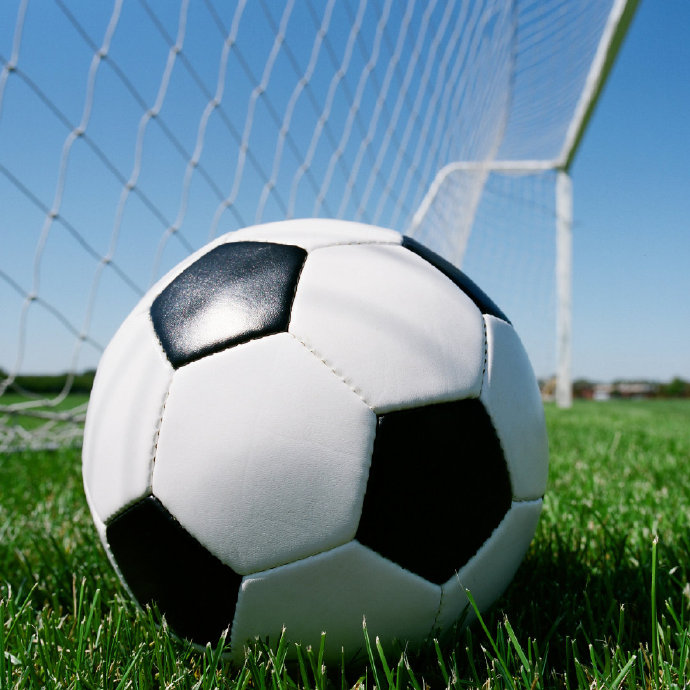
%> input picture 大三上学期/数字图像处理/第一节/zjc/football.jpg, 690 x 690 px
$ octave Untitled7.m   (GNU Octave 9; MATLAB toolbox functions it lacks are replaced by stand-ins)
%> lines starting %> are read from the running program, lines starting %| are printed output that depends on the picture
close all;
clear;
clc;

I = imread('D:\Program Files\Polyspace\R2021a\zjc\football.jpg');
%> I is the input picture: size 690x690x3 uint8; mean R, G, B 105.8, 133.4, 139.5
[a,b,~] = size(I);
%> a = 690; b = 690

% 红通道
R = I;
R(:,:,2:3) = 0;
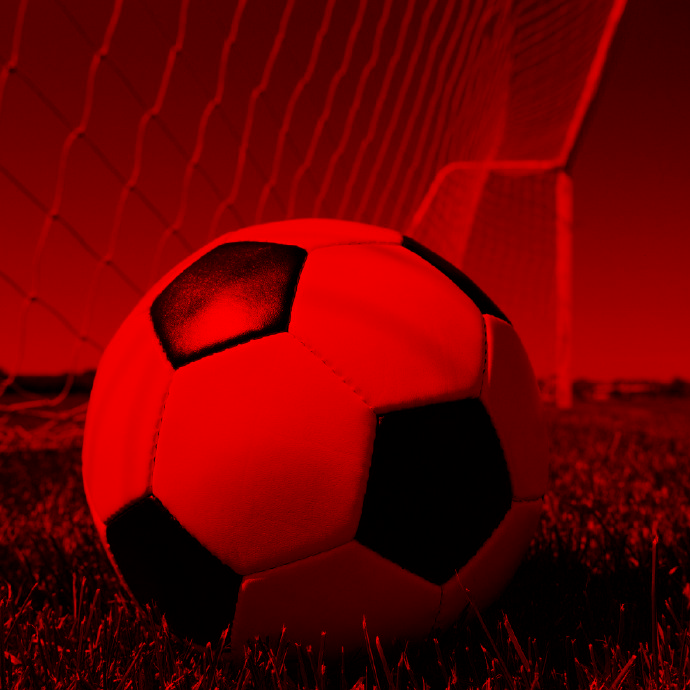
%> R: size 690x690x3 uint8; mean R, G, B 105.8, 0, 0

% 绿通道
G = I;
G(:,:,1) = 0;
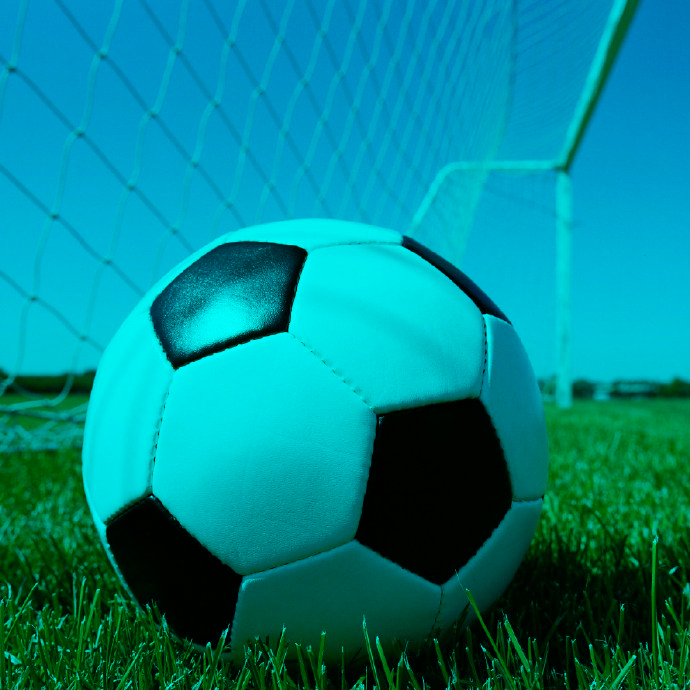
%> G: size 690x690x3 uint8; mean R, G, B 0, 133.4, 139.5
G(:,:,3) = 0;
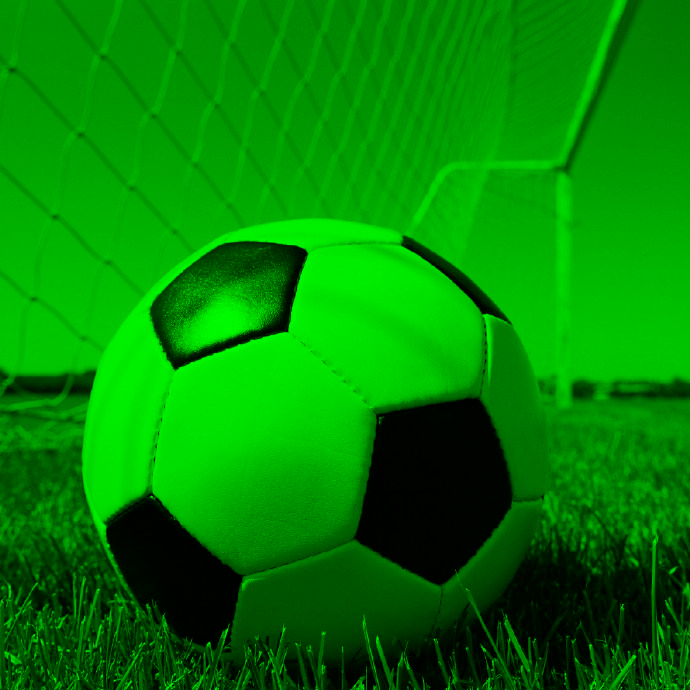
%> G: size 690x690x3 uint8; mean R, G, B 0, 133.4, 0

% 蓝通道
B = I;
B(:,:,1:2) = 0;
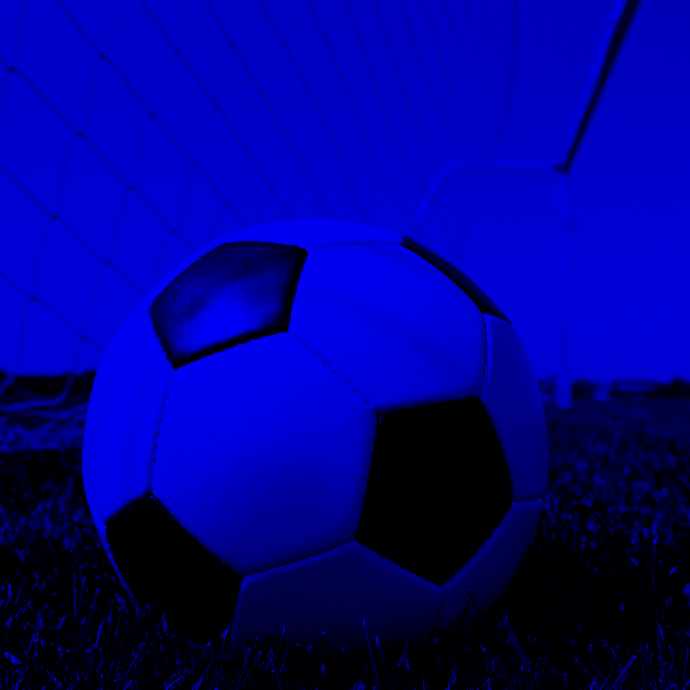
%> B: size 690x690x3 uint8; mean R, G, B 0, 0, 139.5

% 三图合并到同一窗口
figure;
subplot(1,3,1); imshow(R); title('Red 通道');
subplot(1,3,2); imshow(G); title('Green 通道');
subplot(1,3,3); imshow(B); title('Blue 通道');
